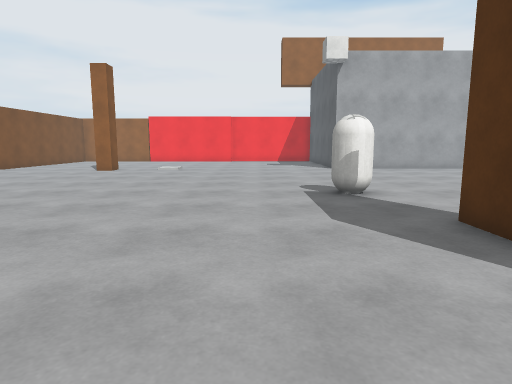
View 1 (above)

17 first-person views from a walk through a Unity game level. The camera is 1.2 m above the floor, tilts 8° down and sees 75° across. The floor is counted in squares, 1 m on a side. Each view is taken from the middle of a square. On the plan, view 1 faces up. The plan holds only what a view shows up to about 14 squares ahead; the rest is blank. The place goes on beyond the plan. Surface patterns are stand-ins for the level's own textures.

View 2
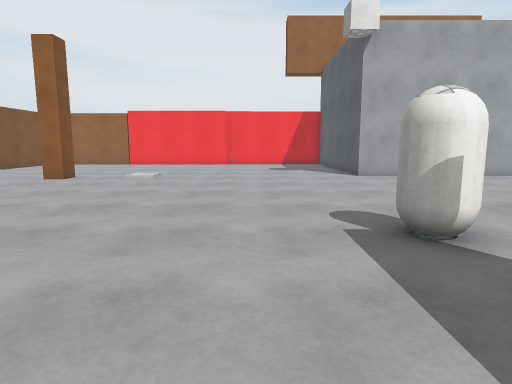

View 3
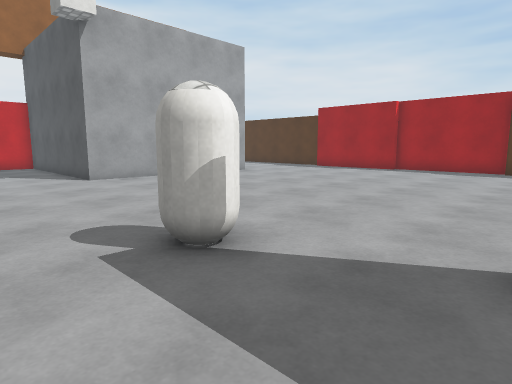

View 4
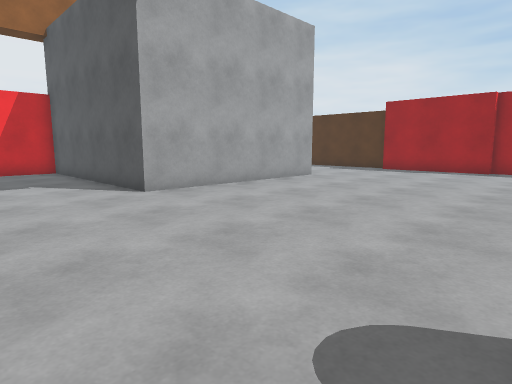

View 5
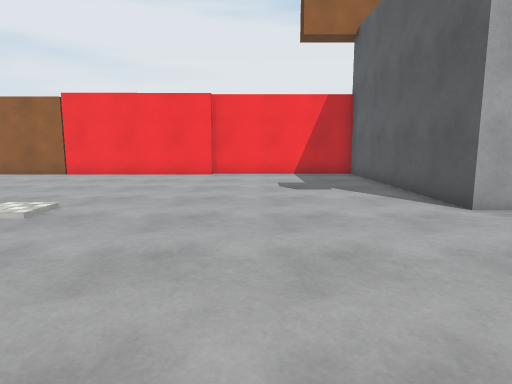

View 6
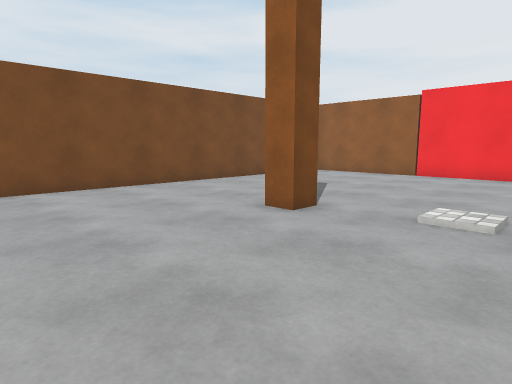

View 7
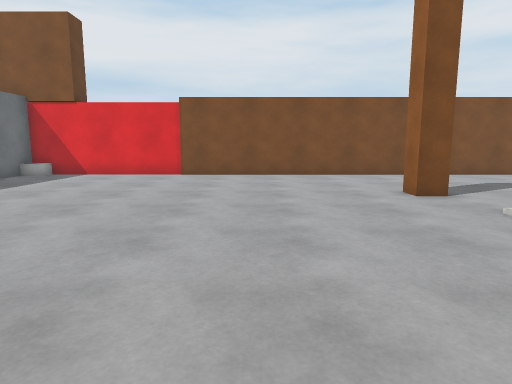

View 8
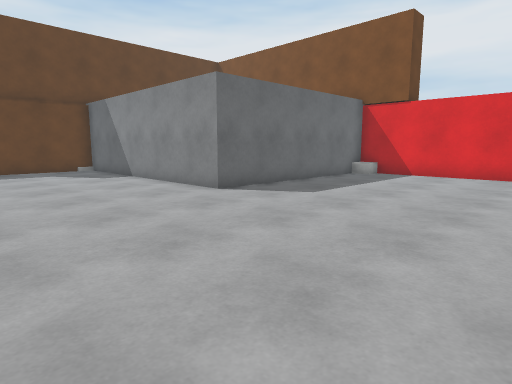

View 9
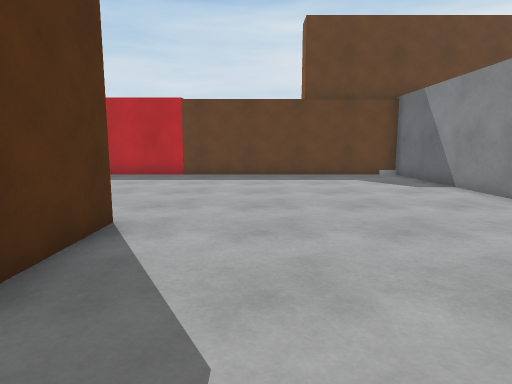

View 10
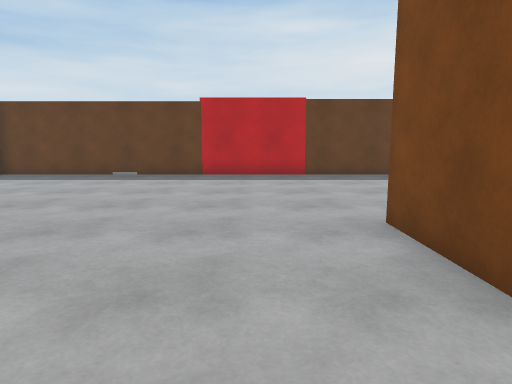

View 11
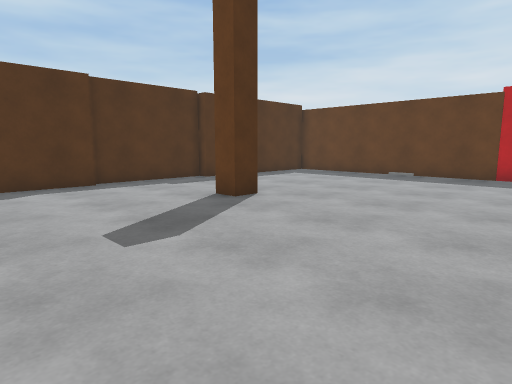

View 12
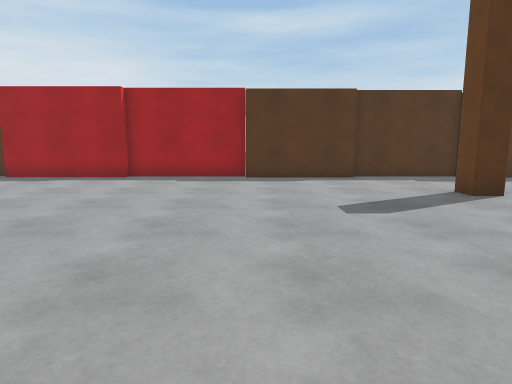

View 13
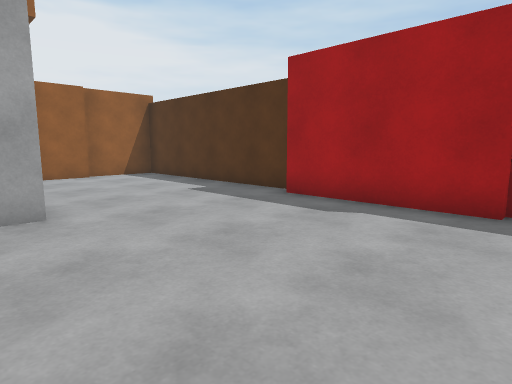

View 14
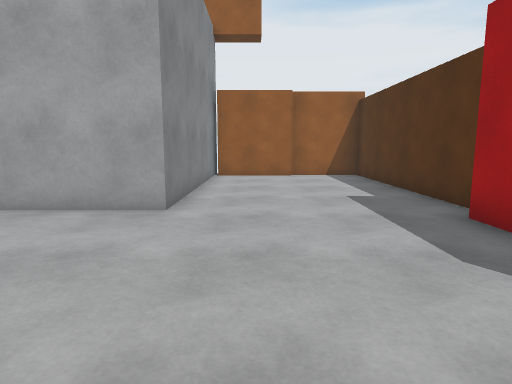

View 15
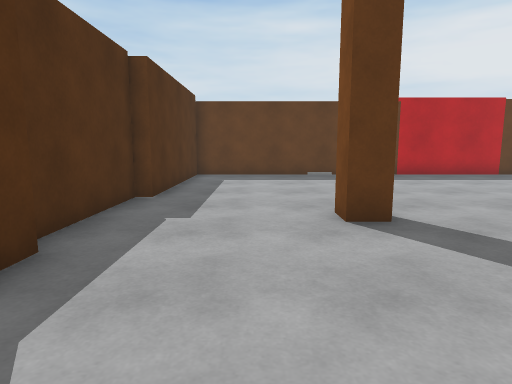

View 16
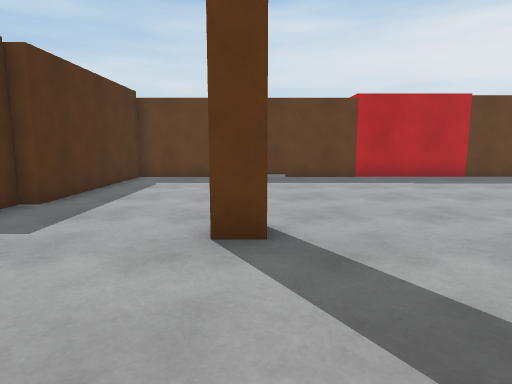

View 17
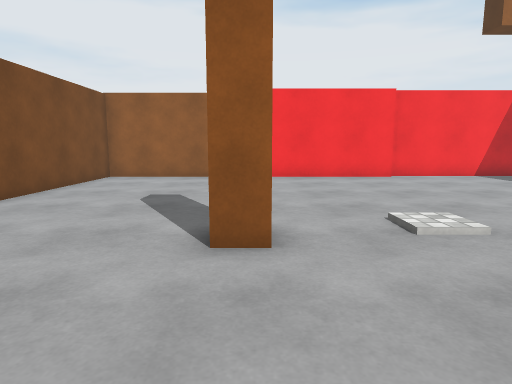

### Floor plan
Points are (right, up) in squares from view 1. A wall is a line through its corners. A room is listed if a view was taken in it or the views show most of it. See-through windows are left out.
Room 1 (views 1, 2, 3, 4, 5, 6, 7, 8, 9, 10, 11, 12, 13, 14, 15, 16, 17)
walls: (4, 4.5) (4, 1.9); (3.2, 1.9) (3.2, 5.2); (-6.8, 16.6) (-6.8, 15.8) (-7.6, 15.8); (16.5, 11.9) (16.5, 16.5); (16.8, 7.4) (16.8, 12); (16.5, 3.2) (16.5, 7.4); (-12.8, 9) (-12.8, 2.8) (-4.8, 2.8) (-4.8, -6.7) (16.5, -6.7) (16.5, -0.7); (17.1, 16.8) (17.1, 24.6) (14.4, 24.6); (-1.8, 24.7) (-12.6, 24.7) (-12.6, 8.9); (16.8, -0.7) (16.8, 3.2); (11.3, 24.9) (11.3, 17.1) (4, 17.1) (4, 25.1) (-1.9, 25.1); (14.5, 24.2) (11.5, 24.2)
objects: capsule (2, 8) to (3, 9)

Where each view was taken, in squares from view 1:
view 1: 0 up, 0 right, facing up
view 2: 4 up, 0 right, facing up
view 3: 5 up, 0 right, facing up-right
view 4: 9 up, 0 right, facing up-right
view 5: 11 up, 0 right, facing up
view 6: 11 up, 3 left, facing up-left
view 7: 12 up, 1 right, facing left
view 8: 10 up, 1 right, facing down-left
view 9: 7 up, 1 right, facing down
view 10: 7 up, 6 right, facing down
view 11: 7 up, 6 right, facing down-right
view 12: 7 up, 4 right, facing right
view 13: 11 up, 10 right, facing up-right
view 14: 11 up, 13 right, facing up
view 15: 7 up, 14 right, facing down
view 16: 6 up, 12 right, facing down
view 17: 12 up, 7 left, facing up
